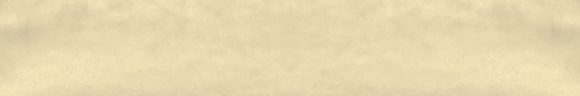
#> input picture assets/media/tape/tape.png, 580 x 96 px
$ python tape_tex.py ../tape.png out.png
#> lines starting #> are read from the running program, lines starting #| are printed output that depends on the picture
"""tape_tex.py <photo p1.jpg> <out.png>: the masking-tape strip of the CC0 photo, straightened, cut inside its edges,
laid horizontal, recoloured to masking tape's cream (the photo's grey light made it green-grey) keeping the paper's
own light and grain, and mirrored once so it tiles along its length."""
import sys
import numpy as np
from PIL import Image, ImageFilter
im = Image.open(sys.argv[1]).convert('RGB')
#> im is the input picture: PIL image 580x96 RGB; mean R, G, B 231.2, 216.1, 176
strip = im.crop((480, 250, 880, 850)).rotate(-13, resample=Image.BICUBIC).crop((152, 180, 248, 470))
#> strip: PIL image 96x290 RGB; every value is 0
strip = strip.transpose(Image.Transpose.ROTATE_90)  # length along x
#> strip: PIL image 290x96 RGB; every value is 0
a = np.asarray(strip).astype(np.float32)
#> a: shape (96, 290, 3) float32; every value is 0
lum = a.mean(axis=2)
#> lum: shape (96, 290) float32; every value is 0
# The light across the strip (large blur) and the paper's grain (what is left).
low = np.asarray(Image.fromarray(lum.astype(np.uint8)).filter(ImageFilter.GaussianBlur(18))).astype(np.float32)
grain = lum - low
shade = (low - low.mean()) * 0.35          # keep a little of the photo's uneven light
cream = np.array([231, 216, 176], np.float32)
out = cream[None, None, :] * (1 + (shade + grain * 1.6)[..., None] / 255.0)
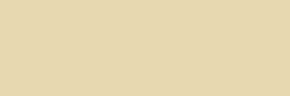
#> out: shape (96, 290, 3) float32; mean of channels 0, 1, 2 231, 216, 176; drawn as R, G, B
out = np.clip(out, 0, 255).astype(np.uint8)
tile = np.concatenate([out, out[:, ::-1]], axis=1)
Image.fromarray(tile).save(sys.argv[2], optimize=True)
print(tile.shape, 'grain std', grain.std())
#| (96, 580, 3) grain std 0.0
